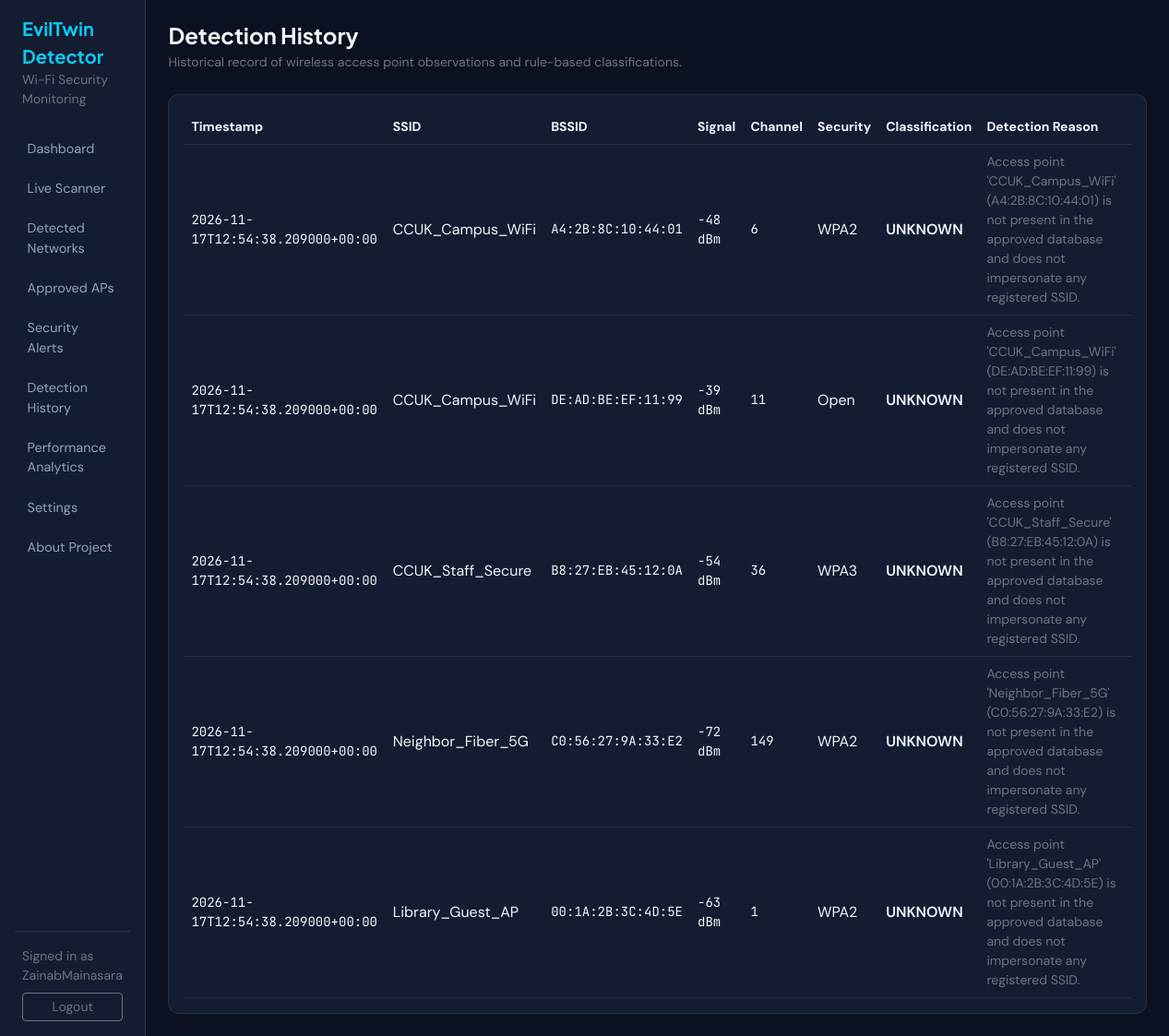
Screenshot of /history (signed in) with the database file from the repository.
### database/models.py (models this page shows)
class WirelessObservation(db.Model):
    __tablename__ = "wireless_observations"
    id = db.Column(db.Integer, primary_key=True)
    scan_session_id = db.Column(
        db.Integer, db.ForeignKey("scan_sessions.id"), nullable=False, index=True
    )
    ssid = db.Column(db.String(128), nullable=False, index=True)
    bssid = db.Column(db.String(17), nullable=False, index=True)
    signal_strength = db.Column(db.Integer, nullable=True)
    channel = db.Column(db.Integer, nullable=True)
    security = db.Column(db.String(64), nullable=False)
    frequency = db.Column(db.String(32), nullable=True)
    classification = db.Column(db.String(32), nullable=False, index=True)
    detection_reason = db.Column(db.Text, nullable=False)
    is_demo = db.Column(db.Boolean, default=False, nullable=False)
    created_at = db.Column(db.DateTime, default=utc_now, nullable=False, index=True)
    detection_events = db.relationship(
        "DetectionEvent",
        backref="observation",
        lazy="dynamic",
        cascade="all, delete-orphan",
    )
    def to_dict(self) -> dict:
        return {
            "id": self.id,
            "scan_session_id": self.scan_session_id,
            "ssid": self.ssid,
            "bssid": self.bssid,
            "signal_strength": self.signal_strength,
            "channel": self.channel,
            "security": self.security,
            "frequency": self.frequency,
            "classification": self.classification,
            "detection_reason": self.detection_reason,
            "is_demo": self.is_demo,
            "created_at": self.created_at.isoformat() if self.created_at else None,
        }

### routes/history.py (the view)
@history_bp.route("/history")
@login_required
def history_page():
    rows = (
        WirelessObservation.query.order_by(WirelessObservation.created_at.desc())
        .limit(200)
        .all()
    )
    return render_template("history.html", observations=[r.to_dict() for r in rows])

### app.py (called while the page is built)
def create_app(config_overrides: dict | None = None) -> Flask:
    app = Flask(
        __name__,
        template_folder="templates",
        static_folder="static",
    )
    app.config.from_object(Config)
    if config_overrides:
        app.config.update(config_overrides)
    init_db(app)
    register_blueprints(app)
    @app.context_processor
    def inject_globals():
        return {
            "app_name": app.config.get("APP_NAME", "EvilTwin Detector"),
            "app_subtitle": app.config.get("APP_SUBTITLE", "Wi-Fi Security Monitoring System"),
            "current_username": session.get("username"),
        }
    return app

### routes/auth.py (called while the page is built)
def login_required(view_func):
    @wraps(view_func)
    def wrapped(*args, **kwargs):
        if not session.get("user_id"):
            if request.path.startswith("/api/"):
                return jsonify({"error": "Authentication required."}), 401
            if User.query.count() == 0:
                return redirect(url_for("auth.setup"))
            return redirect(url_for("auth.login"))
        return view_func(*args, **kwargs)
    return wrapped

### templates/history.html (shortened to what this page needs)
{% extends "base.html" %}
{% block content %}
<h1 class="h4 fw-bold mb-1">Detection History</h1>
<p class="small text-secondary mb-4">Historical record of wireless access point observations and rule-based classifications.</p>
<div class="surface-card p-3">
  <div class="table-responsive">
    <table class="table table-dark-custom align-middle mb-0">
      <thead>
        <tr class="small text-secondary">
          <th>Timestamp</th>
          <th>SSID</th>
          <th>BSSID</th>
          <th>Signal</th>
          <th>Channel</th>
          <th>Security</th>
          <th>Classification</th>
          <th>Detection Reason</th>
        </tr>
      </thead>
      <tbody>
        {% for obs in observations %}
        <tr>
          <td class="mono-tabular small">{{ obs.created_at }}</td>
          <td>{{ obs.ssid }}</td>
          <td class="mono-tabular small">{{ obs.bssid }}</td>
          <td class="mono-tabular small">{{ obs.signal_strength if obs.signal_strength is not none else 'N/A' }} dBm</td>
          <td class="mono-tabular small">{{ obs.channel if obs.channel is not none else 'N/A' }}</td>
          <td>{{ obs.security }}</td>
          <td class="{% if obs.classification == 'AUTHORISED' %}status-authorised{% elif obs.classification == 'SUSPICIOUS' %}status-suspicious{% else %}status-unknown{% endif %}">
            {{ obs.classification }}
          </td>
          <td class="small text-secondary">{{ obs.detection_reason }}</td>
        </tr>
        {% else %}
        <tr><td colspan="8" class="text-center text-secondary py-4">No historical observations stored yet.</td></tr>
        {% endfor %}
      </tbody>
    </table>
  </div>
</div>
{% endblock %}

### static/css/style.css (style rules this page uses)
:root { --bg-canvas: #0b1120; --bg-surface: #131c31; --bg-elevated: #19233c; --border-hairline: rgba(148, 163, 184, 0.14); --accent-cyan: #06b6d4; --accent-blue: #38bdf8; --text-primary: #f1f5f9; --text-muted: #94a3b8; }
body { background-color: var(--bg-canvas); color: var(--text-primary); font-family: "DM Sans", -apple-system, BlinkMacSystemFont, "Segoe UI", sans-serif; }
h1, h2, h3, h4, .brand-title { font-family: "Plus Jakarta Sans", sans-serif; }
.mono-tabular { font-family: "JetBrains Mono", ui-monospace, SFMono-Regular, monospace; font-variant-numeric: tabular-nums; }
.surface-card { background-color: var(--bg-surface); border: 1px solid var(--border-hairline); border-radius: 0.75rem; }
.table-dark-custom { --bs-table-bg: transparent; --bs-table-color: var(--text-primary); --bs-table-border-color: var(--border-hairline); --bs-table-hover-bg: rgba(56, 189, 248, 0.05); }
.status-unknown { color: #fbbf24; font-weight: 600; }

### rows the page displays
WirelessObservation: created_at "2026-11-17T12:54:38.209000+00:00", ssid "CCUK_Campus_WiFi", bssid "A4:2B:8C:10:44:01", signal_strength "-48", channel "6", security "WPA2", classification "UNKNOWN", detection_reason "Access point 'CCUK_Campus_WiFi' (A4:2B:8C:10:44:01) is not present in the approved database and does not impersonate any registered SSID."
WirelessObservation: created_at "2026-11-17T12:54:38.209000+00:00", ssid "CCUK_Campus_WiFi", bssid "DE:AD:BE:EF:11:99", signal_strength "-39", channel "11", security "Open", classification "UNKNOWN", detection_reason "Access point 'CCUK_Campus_WiFi' (DE:AD:BE:EF:11:99) is not present in the approved database and does not impersonate any registered SSID."
WirelessObservation: created_at "2026-11-17T12:54:38.209000+00:00", ssid "CCUK_Staff_Secure", bssid "B8:27:EB:45:12:0A", signal_strength "-54", channel "36", security "WPA3", classification "UNKNOWN", detection_reason "Access point 'CCUK_Staff_Secure' (B8:27:EB:45:12:0A) is not present in the approved database and does not impersonate any registered SSID."
WirelessObservation: created_at "2026-11-17T12:54:38.209000+00:00", ssid "Neighbor_Fiber_5G", bssid "C0:56:27:9A:33:E2", signal_strength "-72", channel "149", security "WPA2", classification "UNKNOWN", detection_reason "Access point 'Neighbor_Fiber_5G' (C0:56:27:9A:33:E2) is not present in the approved database and does not impersonate any registered SSID."
WirelessObservation: created_at "2026-11-17T12:54:38.209000+00:00", ssid "Library_Guest_AP", bssid "00:1A:2B:3C:4D:5E", signal_strength "-63", channel "1", security "WPA2", classification "UNKNOWN", detection_reason "Access point 'Library_Guest_AP' (00:1A:2B:3C:4D:5E) is not present in the approved database and does not impersonate any registered SSID."

### other values shown
{{ current_username }} "ZainabMainasara"
